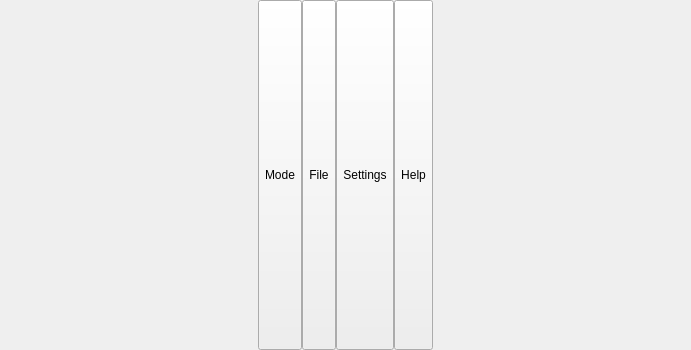
<?xml version="1.0" encoding="UTF-8"?>
<ui version="4.0">
 <class>MenuBar</class>
 <widget class="QFrame" name="MenuBar">
  <property name="geometry">
   <rect>
    <x>0</x>
    <y>0</y>
    <width>691</width>
    <height>350</height>
   </rect>
  </property>
  <property name="sizePolicy">
   <sizepolicy hsizetype="Minimum" vsizetype="Expanding">
    <horstretch>0</horstretch>
    <verstretch>1</verstretch>
   </sizepolicy>
  </property>
  <property name="windowTitle">
   <string/>
  </property>
  <property name="frameShape">
   <enum>QFrame::NoFrame</enum>
  </property>
  <property name="frameShadow">
   <enum>QFrame::Plain</enum>
  </property>
  <property name="lineWidth">
   <number>0</number>
  </property>
  <layout class="QHBoxLayout" name="horizontalLayout_2">
   <property name="spacing">
    <number>0</number>
   </property>
   <property name="margin">
    <number>0</number>
   </property>
   <item>
    <layout class="QHBoxLayout" name="horizontalLayout" stretch="0,0,0,0">
     <property name="spacing">
      <number>0</number>
     </property>
     <property name="sizeConstraint">
      <enum>QLayout::SetDefaultConstraint</enum>
     </property>
     <item>
      <widget class="QToolButton" name="ModeButton">
       <property name="sizePolicy">
        <sizepolicy hsizetype="Fixed" vsizetype="Expanding">
         <horstretch>0</horstretch>
         <verstretch>1</verstretch>
        </sizepolicy>
       </property>
       <property name="text">
        <string>Mode</string>
       </property>
       <property name="icon">
        <iconset resource="../bitcoin.qrc">
         <normaloff>:/icons/mode_hybrid</normaloff>:/icons/mode_hybrid</iconset>
       </property>
       <property name="iconSize">
        <size>
         <width>24</width>
         <height>24</height>
        </size>
       </property>
       <property name="toolButtonStyle">
        <enum>Qt::ToolButtonTextUnderIcon</enum>
       </property>
      </widget>
     </item>
     <item>
      <widget class="QToolButton" name="FileButton">
       <property name="sizePolicy">
        <sizepolicy hsizetype="Fixed" vsizetype="Expanding">
         <horstretch>0</horstretch>
         <verstretch>1</verstretch>
        </sizepolicy>
       </property>
       <property name="text">
        <string>File</string>
       </property>
       <property name="icon">
        <iconset resource="../bitcoin.qrc">
         <normaloff>:/icons/file</normaloff>:/icons/file</iconset>
       </property>
       <property name="iconSize">
        <size>
         <width>24</width>
         <height>24</height>
        </size>
       </property>
       <property name="toolButtonStyle">
        <enum>Qt::ToolButtonTextUnderIcon</enum>
       </property>
      </widget>
     </item>
     <item>
      <widget class="QToolButton" name="SettingsButton">
       <property name="sizePolicy">
        <sizepolicy hsizetype="Fixed" vsizetype="Expanding">
         <horstretch>0</horstretch>
         <verstretch>1</verstretch>
        </sizepolicy>
       </property>
       <property name="text">
        <string>Settings</string>
       </property>
       <property name="icon">
        <iconset resource="../bitcoin.qrc">
         <normaloff>:/icons/settings</normaloff>:/icons/settings</iconset>
       </property>
       <property name="iconSize">
        <size>
         <width>24</width>
         <height>24</height>
        </size>
       </property>
       <property name="toolButtonStyle">
        <enum>Qt::ToolButtonTextUnderIcon</enum>
       </property>
      </widget>
     </item>
     <item>
      <widget class="QToolButton" name="HelpButton">
       <property name="sizePolicy">
        <sizepolicy hsizetype="Fixed" vsizetype="Expanding">
         <horstretch>0</horstretch>
         <verstretch>1</verstretch>
        </sizepolicy>
       </property>
       <property name="text">
        <string>Help</string>
       </property>
       <property name="icon">
        <iconset resource="../bitcoin.qrc">
         <normaloff>:/icons/help</normaloff>:/icons/help</iconset>
       </property>
       <property name="iconSize">
        <size>
         <width>24</width>
         <height>24</height>
        </size>
       </property>
       <property name="toolButtonStyle">
        <enum>Qt::ToolButtonTextUnderIcon</enum>
       </property>
      </widget>
     </item>
    </layout>
   </item>
  </layout>
 </widget>
 <resources>
  <include location="../bitcoin.qrc"/>
 </resources>
 <connections/>
</ui>
